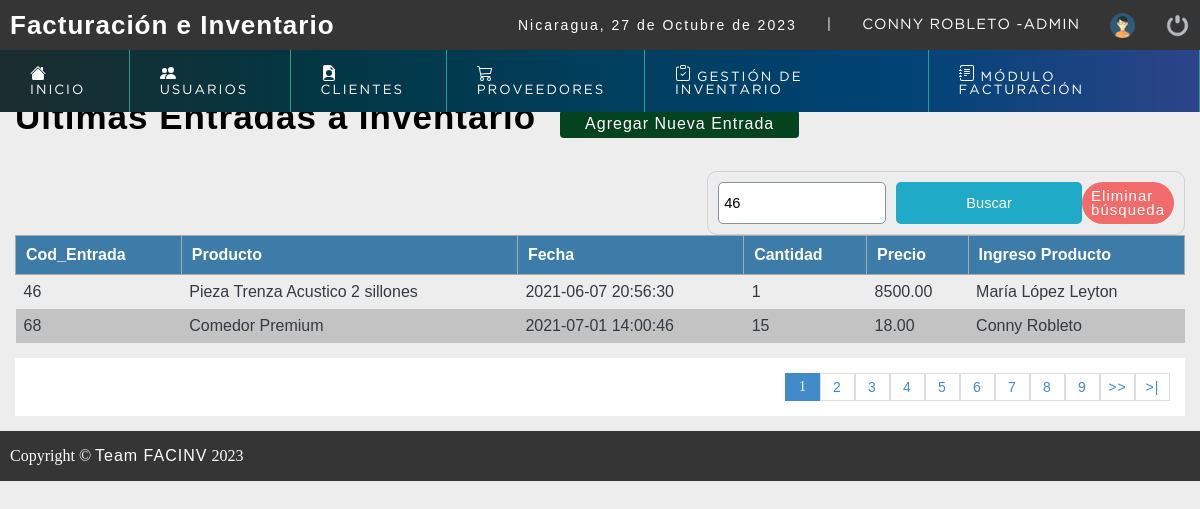
The app's page /sistema/buscar_entradaproducto.php?busqueda=46 (signed in) with its own data.
### tables this page shows
CREATE TABLE `entradas` (
  `identrada` int(11) NOT NULL,
  `codproducto` int(11) NOT NULL,
  `fecha` datetime NOT NULL DEFAULT current_timestamp(),
  `cantidad` int(11) NOT NULL,
  `precio` decimal(10,2) NOT NULL,
  `usuario_id` int(11) NOT NULL DEFAULT 1
);

CREATE TABLE `producto` (
  `codproducto` int(11) NOT NULL,
  `descripcion` varchar(100) DEFAULT NULL,
  `detalle` varchar(100) DEFAULT NULL,
  `proveedor` int(11) DEFAULT NULL,
  `categoria` int(11) NOT NULL,
  `precio` decimal(10,2) DEFAULT NULL,
  `existencia` int(11) DEFAULT NULL,
  `date_add` datetime NOT NULL DEFAULT current_timestamp(),
  `usuario_id` int(11) NOT NULL,
  `estatus` int(11) NOT NULL DEFAULT 1
);

CREATE TABLE `usuario` (
  `idusuario` int(11) NOT NULL,
  `nombre` varchar(50) DEFAULT NULL,
  `correo` varchar(100) DEFAULT NULL,
  `usuario` varchar(15) DEFAULT NULL,
  `clave` varchar(100) DEFAULT NULL,
  `rol` int(11) DEFAULT NULL,
  `estatus` int(11) NOT NULL DEFAULT 1
);

### sistema/buscar_entradaproducto.php (the view, shortened to what this page needs)
<?php
	include "../conexion.php";
 ?>
<!DOCTYPE html>
<html lang="es">
<head>
	<?php include "includes/scripts.php"; ?>
</head>
<body>
<?php include "includes/header.php"; ?>
<section id="container">
      <?php
			$busqueda = strtolower($_REQUEST['busqueda']);
	  ?>
        <h1 class="un">Últimas Entradas a Inventario</h1>
		<a href="listaproductos.php" class="btn_new">Agregar Nueva Entrada</a>
		<form action="buscar_entradaproducto.php" method="get" class="form_search">
			<input type="text" name="busqueda" id="busqueda" placeholder="Buscar" value="<?php echo $busqueda; ?>">
			<input type="submit" value="Buscar" class="btn_search">
			<a href="Listarentradas.php" class="link_delete">Eliminar búsqueda</a>
		</form>
		<table>
			<tr>
			    <th>Cod_Entrada</th>
				<th>Producto</th>
				<th>Fecha</th>
				<th>Cantidad</th>
				<th>Precio</th>
				<th>Ingreso Producto</th>
			</tr>
		<?php
			$sql_registe = mysqli_query($conection,"SELECT COUNT(*) as total_registro FROM entradas ");
			$result_register = mysqli_fetch_array($sql_registe);
			$total_registro = $result_register['total_registro'];
			$por_pagina = 5;
			if(empty($_GET['pagina']))
			{
				$pagina = 1;
			}else{
				$pagina = $_GET['pagina'];
			}
			$desde = ($pagina-1) * $por_pagina;
			$total_paginas = ceil($total_registro / $por_pagina);
			$query = mysqli_query($conection,"SELECT E.identrada,E.fecha,E.cantidad,E.precio, U.nombre as usuario, P.descripcion as producto
FROM entradas E INNER JOIN usuario U ON E.usuario_id = U.idusuario INNER JOIN producto P ON E.codproducto= P.codproducto
										WHERE
										( E.identrada LIKE '%$busqueda%' OR
										P.descripcion LIKE '%$busqueda%' OR
										E.fecha LIKE '%$busqueda%' OR
										E.cantidad LIKE '%$busqueda%' OR
										E.precio LIKE '%$busqueda%' OR
										U.nombre LIKE '%$busqueda%' )
										ORDER BY E.identrada ASC LIMIT $desde,$por_pagina
				");
			$result = mysqli_num_rows($query);
			if($result > 0){
				while ($data = mysqli_fetch_array($query)){
			?>
				<tr>
					<td><?php echo $data["identrada"]; ?></td>
					<td><?php echo $data["producto"]; ?></td>
					<td><?php echo $data["fecha"]; ?></td>
					<td><?php echo $data["cantidad"]; ?></td>
					<td><?php echo $data["precio"]; ?></td>
					<td><?php echo $data["usuario"]; ?></td>
				</tr>
		<?php
				}
            }
		 ?>
		</table>
<?php
	if($total_registro != 0)
	{
 ?>
		<div class="paginador">
			<ul>
			<?php
				for ($i=1; $i <= $total_paginas; $i++) {
					if($i == $pagina)
					{
						echo '<li class="pageSelected">'.$i.'</li>';
					}else{
						echo '<li><a href="?pagina='.$i.'&busqueda='.$busqueda.'">'.$i.'</a></li>';
					}
				}
				if($pagina != $total_paginas)
				{
			 ?>
				<li><a href="?pagina=<?php echo $pagina + 1; ?>&busqueda=<?php echo $busqueda; ?>">>></a></li>
				<li><a href="?pagina=<?php echo $total_paginas; ?>&busqueda=<?php echo $busqueda; ?> ">>|</a></li>
			<?php } ?>
			</ul>
		</div>
<?php } ?>
</section>
<?php include "includes/footer.php"; ?>
</body>
</html>

### sistema/css/style.css (style rules this page uses)
* { margin: 0; padding: 0; box-sizing: border-box; }
body { background: #ededed; }
h1, h2, h3, h4, h5, h6 { font-family: 'arial'; font-weight: bold; letter-spacing: 1px; }
h1 { font-size: 26px; }
a { text-decoration: none; font-family: arial; letter-spacing: 1px; }
#container { padding: 90px 15px 15px; }
form { background: #FFF; margin: auto; padding: 20px 50px; border: 1px solid #d1d1d1; }
input,select { display: block; width: 100%; font-size: 11pt; padding: 5px; border: 1px solid #85929e; border-radius: 5px; }
.btn_new { display: inline-block; background: #05421e; color: #FFF; padding: 5px 25px; border-radius: 4px; margin: 20px; }
#container h1 { font-size: 35px; display : inline-block; }
table { color: #343a40; border-collapse: collapse; font-size: 12pt; font-family: 'arial'; width: 100%; overflow: hidden; }
table th { text-align: left; padding: 10px; background: #3d7ba8; color:#fff; border: 1px solid #AAAAAA; overflow: hidden; }
table tr:nth-child(odd) { background: rgba(0, 0, 0, 0.178); }
table td { padding: 8px; margin: 15px; }
.link_delete { display: inline-block; padding: 7px 9px; border-radius: 100px; background: #f26b6b;; color: #fff; font-weight: 60; font-size: 15px; line-height: 14px; }
.paginador ul { padding: 15px; list-style: none; background: #FFF; margin-top: 15px; display: -webkit-flex; display: -moz-flex; display: -ms-flex; display: -o-flex; display: flex; justify-content: flex-end; }
.paginador a, .pageSelected { color: #428bca; border: 1px solid #ddd; padding: 5px; display: inline-block; font-size: 14px; text-align: center; width: 35px; }
.pageSelected { color: #FFF; background: #428bca; border: 1px solid #428bca; }
.form_search { margin-top: 13px; display: -webkit-flex; display: -moz-flex; display: -ms-flex; display: -o-flex; display: flex; float: right; background: initial; padding: 10px; border-radius: 10px; }
.form_search .btn_search { background: #1faac8; color: #FFF; padding: 0 20px; border: 0; cursor: pointer; margin-left: 10px; }

### records on screen
entradas: identrada "46", producto.descripcion "Pieza Trenza Acustico 2 sillones", fecha "2021-06-07 20:56:30", cantidad "1", precio "8500.00", usuario.nombre "María López Leyton"
entradas: identrada "68", producto.descripcion "Comedor Premium", fecha "2021-07-01 14:00:46", cantidad "15", precio "18.00", usuario.nombre "Conny Robleto"

### other values on screen
fechaC() "27 de Octubre de 2023"
$_SESSION['nombre'] "CONNY ROBLETO"
$_SESSION['user'] "ADMIN"
